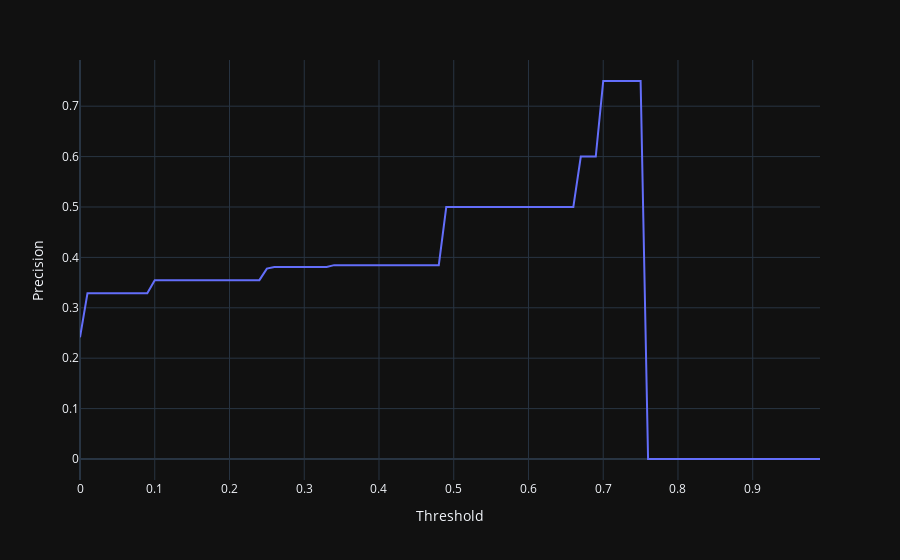

The code cell stored with this chart in its notebook:
### Code cell
px.line(x=np.arange(0, 1, .01), y=precision_lista, labels={'x':'Threshold', 'y':'Precision'})
